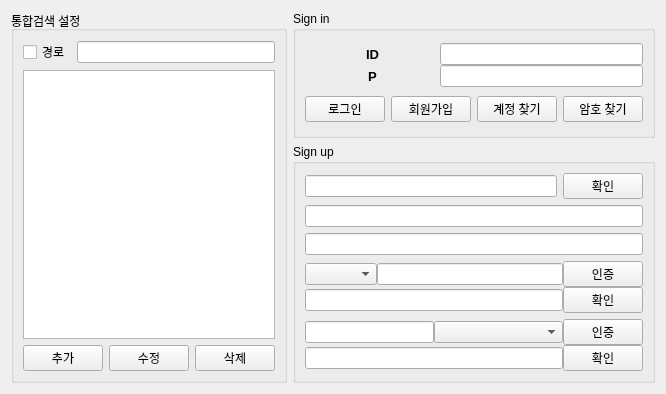
<?xml version="1.0" encoding="UTF-8"?>
<ui version="4.0">
 <class>Settings</class>
 <widget class="QWidget" name="Settings">
  <property name="geometry">
   <rect>
    <x>0</x>
    <y>0</y>
    <width>662</width>
    <height>394</height>
   </rect>
  </property>
  <property name="windowTitle">
   <string>Form</string>
  </property>
  <layout class="QGridLayout" name="gridLayout_5">
   <item row="0" column="0" rowspan="2">
    <widget class="QGroupBox" name="groupBox">
     <property name="title">
      <string>통합검색 설정</string>
     </property>
     <layout class="QGridLayout" name="gridLayout">
      <item row="0" column="0">
       <widget class="QCheckBox" name="checkBox">
        <property name="text">
         <string>경로</string>
        </property>
       </widget>
      </item>
      <item row="0" column="1" colspan="3">
       <widget class="QLineEdit" name="lineEdit"/>
      </item>
      <item row="1" column="0" colspan="4">
       <widget class="QListWidget" name="listWidget"/>
      </item>
      <item row="2" column="0" colspan="2">
       <widget class="QPushButton" name="pushButton">
        <property name="text">
         <string>추가</string>
        </property>
       </widget>
      </item>
      <item row="2" column="2">
       <widget class="QPushButton" name="pushButton_2">
        <property name="text">
         <string>수정</string>
        </property>
       </widget>
      </item>
      <item row="2" column="3">
       <widget class="QPushButton" name="pushButton_3">
        <property name="text">
         <string>삭제</string>
        </property>
       </widget>
      </item>
     </layout>
    </widget>
   </item>
   <item row="0" column="1">
    <widget class="QGroupBox" name="groupBox_2">
     <property name="title">
      <string>Sign in</string>
     </property>
     <layout class="QGridLayout" name="gridLayout_3" columnstretch="10,10,10,10" rowminimumheight="0,10" columnminimumwidth="10,10,10,10">
      <item row="0" column="0" colspan="4">
       <layout class="QGridLayout" name="gridLayout_2" rowstretch="10,10" columnstretch="4,6" rowminimumheight="10,10" columnminimumwidth="4,6">
        <property name="spacing">
         <number>0</number>
        </property>
        <item row="0" column="0">
         <widget class="QLabel" name="label">
          <property name="font">
           <font>
            <pointsize>10</pointsize>
            <bold>true</bold>
           </font>
          </property>
          <property name="text">
           <string>ID</string>
          </property>
          <property name="alignment">
           <set>Qt::AlignCenter</set>
          </property>
         </widget>
        </item>
        <item row="0" column="1">
         <widget class="QLineEdit" name="lineEdit_2"/>
        </item>
        <item row="1" column="0">
         <widget class="QLabel" name="label_2">
          <property name="font">
           <font>
            <pointsize>10</pointsize>
            <bold>true</bold>
           </font>
          </property>
          <property name="text">
           <string>P</string>
          </property>
          <property name="alignment">
           <set>Qt::AlignCenter</set>
          </property>
         </widget>
        </item>
        <item row="1" column="1">
         <widget class="QLineEdit" name="lineEdit_3"/>
        </item>
       </layout>
      </item>
      <item row="1" column="0">
       <widget class="QPushButton" name="pushButton_7">
        <property name="text">
         <string>로그인</string>
        </property>
       </widget>
      </item>
      <item row="1" column="1">
       <widget class="QPushButton" name="pushButton_4">
        <property name="text">
         <string>회원가입</string>
        </property>
       </widget>
      </item>
      <item row="1" column="2">
       <widget class="QPushButton" name="pushButton_5">
        <property name="text">
         <string>계정 찾기</string>
        </property>
       </widget>
      </item>
      <item row="1" column="3">
       <widget class="QPushButton" name="pushButton_6">
        <property name="text">
         <string>암호 찾기</string>
        </property>
       </widget>
      </item>
     </layout>
    </widget>
   </item>
   <item row="1" column="1">
    <widget class="QGroupBox" name="groupBox_3">
     <property name="title">
      <string>Sign up</string>
     </property>
     <layout class="QGridLayout" name="gridLayout_7">
      <item row="0" column="0">
       <widget class="QLineEdit" name="lineEdit_4"/>
      </item>
      <item row="0" column="1">
       <widget class="QPushButton" name="pushButton_8">
        <property name="text">
         <string>확인</string>
        </property>
       </widget>
      </item>
      <item row="1" column="0" colspan="2">
       <widget class="QLineEdit" name="lineEdit_5"/>
      </item>
      <item row="2" column="0" colspan="2">
       <widget class="QLineEdit" name="lineEdit_6"/>
      </item>
      <item row="3" column="0" colspan="2">
       <layout class="QGridLayout" name="gridLayout_4" rowstretch="10,10" columnstretch="2,6,2" rowminimumheight="10,10" columnminimumwidth="2,6,2">
        <property name="spacing">
         <number>0</number>
        </property>
        <item row="0" column="0">
         <widget class="QComboBox" name="comboBox"/>
        </item>
        <item row="0" column="1">
         <widget class="QLineEdit" name="lineEdit_7"/>
        </item>
        <item row="0" column="2">
         <widget class="QPushButton" name="pushButton_10">
          <property name="text">
           <string>인증</string>
          </property>
         </widget>
        </item>
        <item row="1" column="0" colspan="2">
         <widget class="QLineEdit" name="lineEdit_8"/>
        </item>
        <item row="1" column="2">
         <widget class="QPushButton" name="pushButton_12">
          <property name="text">
           <string>확인</string>
          </property>
         </widget>
        </item>
       </layout>
      </item>
      <item row="4" column="0" colspan="2">
       <layout class="QGridLayout" name="gridLayout_6" rowstretch="10,10" columnstretch="4,4,2" rowminimumheight="10,10" columnminimumwidth="4,4,2">
        <property name="spacing">
         <number>0</number>
        </property>
        <item row="0" column="0">
         <widget class="QLineEdit" name="lineEdit_9"/>
        </item>
        <item row="0" column="1">
         <widget class="QComboBox" name="comboBox_2"/>
        </item>
        <item row="0" column="2">
         <widget class="QPushButton" name="pushButton_11">
          <property name="text">
           <string>인증</string>
          </property>
         </widget>
        </item>
        <item row="1" column="2">
         <widget class="QPushButton" name="pushButton_13">
          <property name="text">
           <string>확인</string>
          </property>
         </widget>
        </item>
        <item row="1" column="0" colspan="2">
         <widget class="QLineEdit" name="lineEdit_10"/>
        </item>
       </layout>
      </item>
     </layout>
    </widget>
   </item>
  </layout>
 </widget>
 <resources/>
 <connections/>
</ui>
